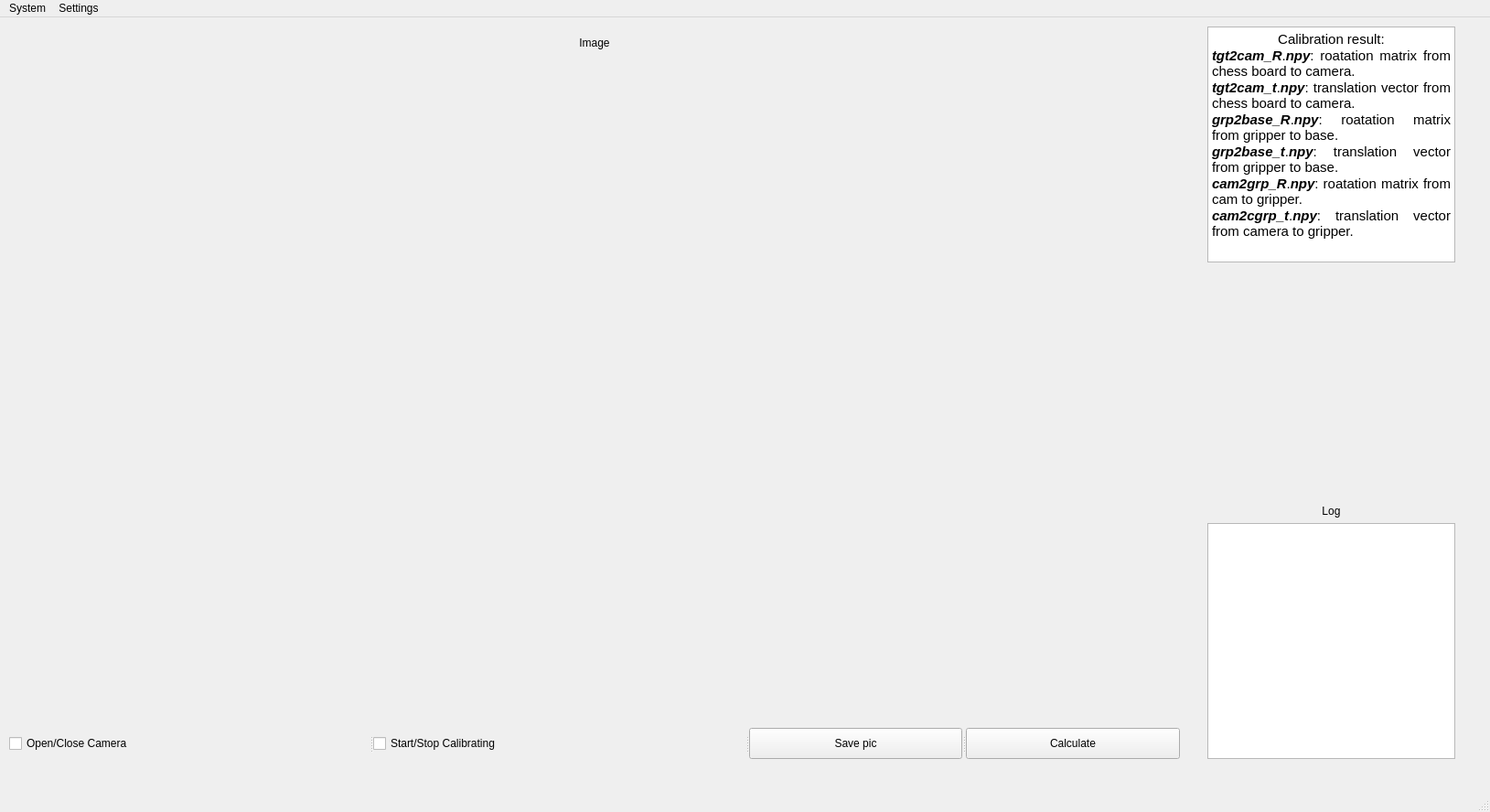
<?xml version="1.0" encoding="UTF-8"?>
<ui version="4.0">
 <class>MainWindow</class>
 <widget class="QMainWindow" name="MainWindow">
  <property name="geometry">
   <rect>
    <x>0</x>
    <y>0</y>
    <width>1629</width>
    <height>888</height>
   </rect>
  </property>
  <property name="windowTitle">
   <string>Eye in hand calibrator</string>
  </property>
  <property name="whatsThis">
   <string>&lt;html&gt;&lt;head/&gt;&lt;body&gt;&lt;p&gt;Eye in hand calibrator&lt;/p&gt;&lt;/body&gt;&lt;/html&gt;</string>
  </property>
  <widget class="QWidget" name="centralwidget">
   <widget class="QWidget" name="layoutWidget">
    <property name="geometry">
     <rect>
      <x>0</x>
      <y>0</y>
      <width>1300</width>
      <height>821</height>
     </rect>
    </property>
    <layout class="QVBoxLayout" name="verticalLayout">
     <property name="leftMargin">
      <number>10</number>
     </property>
     <property name="topMargin">
      <number>10</number>
     </property>
     <property name="rightMargin">
      <number>10</number>
     </property>
     <property name="bottomMargin">
      <number>10</number>
     </property>
     <item>
      <widget class="QLabel" name="label">
       <property name="sizePolicy">
        <sizepolicy hsizetype="Expanding" vsizetype="Minimum">
         <horstretch>0</horstretch>
         <verstretch>0</verstretch>
        </sizepolicy>
       </property>
       <property name="text">
        <string>Image</string>
       </property>
       <property name="alignment">
        <set>Qt::AlignCenter</set>
       </property>
      </widget>
     </item>
     <item>
      <widget class="QLabel" name="label_cam">
       <property name="sizePolicy">
        <sizepolicy hsizetype="Fixed" vsizetype="Fixed">
         <horstretch>0</horstretch>
         <verstretch>0</verstretch>
        </sizepolicy>
       </property>
       <property name="minimumSize">
        <size>
         <width>1280</width>
         <height>720</height>
        </size>
       </property>
       <property name="baseSize">
        <size>
         <width>1280</width>
         <height>720</height>
        </size>
       </property>
       <property name="text">
        <string/>
       </property>
      </widget>
     </item>
     <item>
      <widget class="QSplitter" name="splitter">
       <property name="orientation">
        <enum>Qt::Horizontal</enum>
       </property>
       <widget class="QCheckBox" name="check_cam">
        <property name="text">
         <string>Open/Close Camera</string>
        </property>
       </widget>
       <widget class="QCheckBox" name="check_calib">
        <property name="text">
         <string>Start/Stop Calibrating</string>
        </property>
       </widget>
       <widget class="QPushButton" name="btn_save">
        <property name="text">
         <string>Save pic</string>
        </property>
       </widget>
       <widget class="QPushButton" name="btn_calc">
        <property name="text">
         <string>Calculate</string>
        </property>
       </widget>
      </widget>
     </item>
    </layout>
   </widget>
   <widget class="QWidget" name="layoutWidget">
    <property name="geometry">
     <rect>
      <x>1310</x>
      <y>0</y>
      <width>291</width>
      <height>821</height>
     </rect>
    </property>
    <layout class="QVBoxLayout" name="verticalLayout_2">
     <property name="leftMargin">
      <number>10</number>
     </property>
     <property name="topMargin">
      <number>10</number>
     </property>
     <property name="rightMargin">
      <number>10</number>
     </property>
     <property name="bottomMargin">
      <number>10</number>
     </property>
     <item>
      <widget class="QTextBrowser" name="textBrowser_2">
       <property name="html">
        <string>&lt;!DOCTYPE HTML PUBLIC &quot;-//W3C//DTD HTML 4.0//EN&quot; &quot;http://www.w3.org/TR/REC-html40/strict.dtd&quot;&gt;
&lt;html&gt;&lt;head&gt;&lt;meta name=&quot;qrichtext&quot; content=&quot;1&quot; /&gt;&lt;style type=&quot;text/css&quot;&gt;
p, li { white-space: pre-wrap; }
&lt;/style&gt;&lt;/head&gt;&lt;body style=&quot; font-family:'Ubuntu'; font-size:11pt; font-weight:400; font-style:normal;&quot;&gt;
&lt;p align=&quot;center&quot; style=&quot; margin-top:0px; margin-bottom:0px; margin-left:0px; margin-right:0px; -qt-block-indent:0; text-indent:0px;&quot;&gt;Calibration result:&lt;/p&gt;
&lt;p align=&quot;justify&quot; style=&quot; margin-top:0px; margin-bottom:0px; margin-left:0px; margin-right:0px; -qt-block-indent:0; text-indent:0px;&quot;&gt;&lt;span style=&quot; font-weight:600; font-style:italic;&quot;&gt;tgt2cam_R&lt;/span&gt;.&lt;span style=&quot; font-weight:600; font-style:italic;&quot;&gt;npy&lt;/span&gt;: roatation matrix from chess board to camera.&lt;/p&gt;
&lt;p align=&quot;justify&quot; style=&quot; margin-top:0px; margin-bottom:0px; margin-left:0px; margin-right:0px; -qt-block-indent:0; text-indent:0px;&quot;&gt;&lt;span style=&quot; font-weight:600; font-style:italic;&quot;&gt;tgt2cam_t&lt;/span&gt;.&lt;span style=&quot; font-weight:600; font-style:italic;&quot;&gt;npy&lt;/span&gt;: translation vector from chess board to camera.&lt;/p&gt;
&lt;p align=&quot;justify&quot; style=&quot; margin-top:0px; margin-bottom:0px; margin-left:0px; margin-right:0px; -qt-block-indent:0; text-indent:0px;&quot;&gt;&lt;span style=&quot; font-weight:600; font-style:italic;&quot;&gt;grp2base_R&lt;/span&gt;.&lt;span style=&quot; font-weight:600; font-style:italic;&quot;&gt;npy&lt;/span&gt;: roatation matrix from gripper to base.&lt;/p&gt;
&lt;p align=&quot;justify&quot; style=&quot; margin-top:0px; margin-bottom:0px; margin-left:0px; margin-right:0px; -qt-block-indent:0; text-indent:0px;&quot;&gt;&lt;span style=&quot; font-weight:600; font-style:italic;&quot;&gt;grp2base_t&lt;/span&gt;.&lt;span style=&quot; font-weight:600; font-style:italic;&quot;&gt;npy&lt;/span&gt;: translation vector from gripper to base.&lt;/p&gt;
&lt;p align=&quot;justify&quot; style=&quot; margin-top:0px; margin-bottom:0px; margin-left:0px; margin-right:0px; -qt-block-indent:0; text-indent:0px;&quot;&gt;&lt;span style=&quot; font-weight:600; font-style:italic;&quot;&gt;cam2grp_R&lt;/span&gt;.&lt;span style=&quot; font-weight:600; font-style:italic;&quot;&gt;npy&lt;/span&gt;: roatation matrix from cam to gripper.&lt;/p&gt;
&lt;p align=&quot;justify&quot; style=&quot; margin-top:0px; margin-bottom:0px; margin-left:0px; margin-right:0px; -qt-block-indent:0; text-indent:0px;&quot;&gt;&lt;span style=&quot; font-weight:600; font-style:italic;&quot;&gt;cam2cgrp_t&lt;/span&gt;.&lt;span style=&quot; font-weight:600; font-style:italic;&quot;&gt;npy&lt;/span&gt;: translation vector from camera to gripper.&lt;/p&gt;&lt;/body&gt;&lt;/html&gt;</string>
       </property>
      </widget>
     </item>
     <item>
      <spacer name="verticalSpacer">
       <property name="orientation">
        <enum>Qt::Vertical</enum>
       </property>
       <property name="sizeHint" stdset="0">
        <size>
         <width>20</width>
         <height>40</height>
        </size>
       </property>
      </spacer>
     </item>
     <item>
      <widget class="QLabel" name="label_2">
       <property name="sizePolicy">
        <sizepolicy hsizetype="Expanding" vsizetype="Minimum">
         <horstretch>0</horstretch>
         <verstretch>0</verstretch>
        </sizepolicy>
       </property>
       <property name="text">
        <string>Log</string>
       </property>
       <property name="alignment">
        <set>Qt::AlignCenter</set>
       </property>
      </widget>
     </item>
     <item>
      <widget class="QTextBrowser" name="textBrowser">
       <property name="sizePolicy">
        <sizepolicy hsizetype="Expanding" vsizetype="Expanding">
         <horstretch>0</horstretch>
         <verstretch>0</verstretch>
        </sizepolicy>
       </property>
       <property name="minimumSize">
        <size>
         <width>0</width>
         <height>0</height>
        </size>
       </property>
       <property name="baseSize">
        <size>
         <width>200</width>
         <height>0</height>
        </size>
       </property>
      </widget>
     </item>
    </layout>
   </widget>
  </widget>
  <widget class="QMenuBar" name="menubar">
   <property name="geometry">
    <rect>
     <x>0</x>
     <y>0</y>
     <width>1629</width>
     <height>22</height>
    </rect>
   </property>
   <property name="toolTipDuration">
    <number>4</number>
   </property>
   <widget class="QMenu" name="menucamera">
    <property name="title">
     <string>System</string>
    </property>
    <addaction name="actionquit"/>
   </widget>
   <widget class="QMenu" name="menucalib">
    <property name="title">
     <string>Settings</string>
    </property>
    <addaction name="actionCamera_setting"/>
    <addaction name="actionrobot_setting"/>
   </widget>
   <addaction name="menucamera"/>
   <addaction name="menucalib"/>
  </widget>
  <widget class="QStatusBar" name="statusbar">
   <property name="enabled">
    <bool>true</bool>
   </property>
   <property name="sizeGripEnabled">
    <bool>true</bool>
   </property>
  </widget>
  <action name="actionopen_camera">
   <property name="text">
    <string>open camera</string>
   </property>
  </action>
  <action name="actionclose_camera">
   <property name="text">
    <string>close camera</string>
   </property>
  </action>
  <action name="actionstart_calib">
   <property name="text">
    <string>start calib</string>
   </property>
  </action>
  <action name="actionsave">
   <property name="text">
    <string>save</string>
   </property>
  </action>
  <action name="actionquit">
   <property name="text">
    <string>quit</string>
   </property>
  </action>
  <action name="actionCamera_setting">
   <property name="text">
    <string>Camera setting</string>
   </property>
  </action>
  <action name="actionrobot_setting">
   <property name="text">
    <string>robot setting</string>
   </property>
  </action>
 </widget>
 <resources/>
 <connections/>
</ui>
